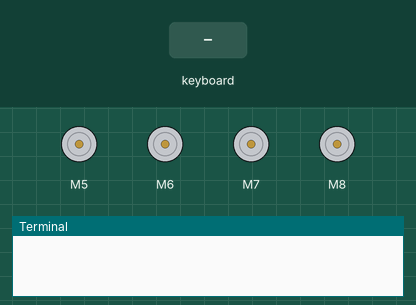
This program was run on a simulated Raspberry Pi (BCM pin numbers). Shown: 4 × DC motor (green arrow = forward, orange = backward, longer = faster), the last lines printed to the terminal. The test bench sets the inputs (shaded band).

Above: at 1.2 s.
1.3 s: key up typed on the keyboard
At 1.38 s:
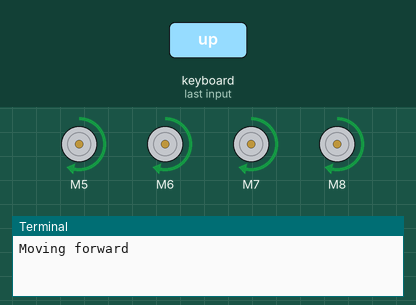
2.9 s: key down typed on the keyboard
At 2.98 s:
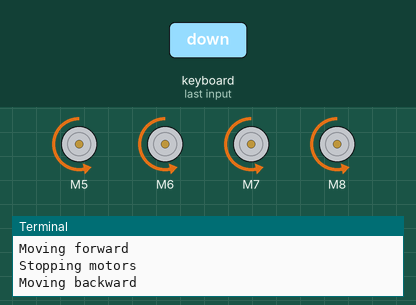
4.5 s: key left typed on the keyboard
At 4.58 s:
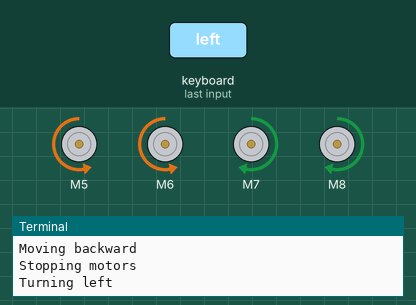
6.1 s: key right typed on the keyboard
At 6.18 s:
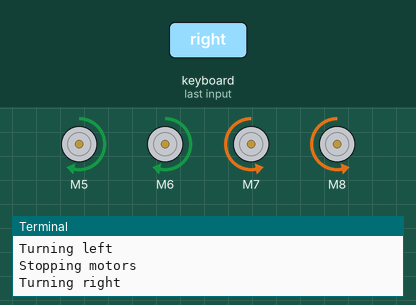
Timing chart, 0 to 8.7 s (numbered marks = the images above; inputs shaded):
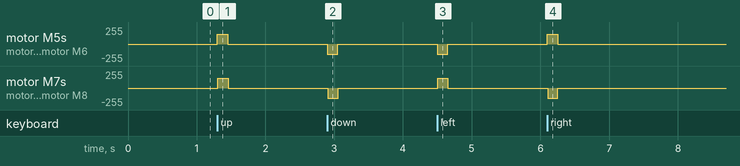

The program:

R31._Keyboard_Controlled_Robot.py
```python
"""
Components Used:
1. Raspberry Pi
2. DC Motor HAT
3. Robot Car (4 DC Motors)
4. Battery Holder with 18650 Batteries
5. Keyboard

Install Required Library:
pip install pynput --break-system-packages
"""

from pynput import keyboard
from Raspi_MotorHAT import Raspi_MotorHAT
import time

mh = Raspi_MotorHAT(addr=0x6f)  # Initialize Motor HAT

rightFront = mh.getMotor(1)  # Motor 1
rightBack = mh.getMotor(2)   # Motor 2
leftFront = mh.getMotor(3)   # Motor 3
leftBack = mh.getMotor(4)    # Motor 4

speed = 150  # Motor speed

rightFront.setSpeed(speed)
rightBack.setSpeed(speed)
leftFront.setSpeed(speed)
leftBack.setSpeed(speed)

def move_forward():
    print("Moving forward")
    rightFront.run(Raspi_MotorHAT.FORWARD)
    rightBack.run(Raspi_MotorHAT.FORWARD)
    leftFront.run(Raspi_MotorHAT.FORWARD)
    leftBack.run(Raspi_MotorHAT.FORWARD)

def move_backward():
    print("Moving backward")
    rightFront.run(Raspi_MotorHAT.BACKWARD)
    rightBack.run(Raspi_MotorHAT.BACKWARD)
    leftFront.run(Raspi_MotorHAT.BACKWARD)
    leftBack.run(Raspi_MotorHAT.BACKWARD)

def turn_left():
    print("Turning left")
    rightFront.run(Raspi_MotorHAT.BACKWARD)
    rightBack.run(Raspi_MotorHAT.BACKWARD)
    leftFront.run(Raspi_MotorHAT.FORWARD)
    leftBack.run(Raspi_MotorHAT.FORWARD)

def turn_right():
    print("Turning right")
    rightFront.run(Raspi_MotorHAT.FORWARD)
    rightBack.run(Raspi_MotorHAT.FORWARD)
    leftFront.run(Raspi_MotorHAT.BACKWARD)
    leftBack.run(Raspi_MotorHAT.BACKWARD)

def stop_motors():
    print("Stopping motors")
    rightFront.run(Raspi_MotorHAT.RELEASE)
    rightBack.run(Raspi_MotorHAT.RELEASE)
    leftFront.run(Raspi_MotorHAT.RELEASE)
    leftBack.run(Raspi_MotorHAT.RELEASE)

def on_press(key):
    if key == keyboard.Key.up:
        move_forward()
    elif key == keyboard.Key.down:
        move_backward()
    elif key == keyboard.Key.left:
        turn_left()
    elif key == keyboard.Key.right:
        turn_right()

def on_release(key):
    stop_motors()  # Stop on key release

    if key == keyboard.Key.esc:
        return False  # Exit program

try:
    with keyboard.Listener(on_press=on_press, on_release=on_release) as listener:
        listener.join()  # Start listening

except KeyboardInterrupt:
    print("Exiting...")
    stop_motors()  # Stop all motors
```

Measured:
- after the input at 1.3 s, motor M5–8: stopped → forward 150/255 at once, → stopped 0.15 s later
- after the input at 2.9 s, motor M5–8: stopped → backward 150/255 at once, → stopped 0.15 s later
- after the input at 4.5 s, motor M5, motor M6: stopped → backward 150/255 at once, → stopped 0.15 s later; motor M7, motor M8: stopped → forward 150/255 at once, → stopped 0.15 s later
- after the input at 6.1 s, motor M5, motor M6: stopped → forward 150/255 at once, → stopped 0.15 s later; motor M7, motor M8: stopped → backward 150/255 at once, → stopped 0.15 s later
